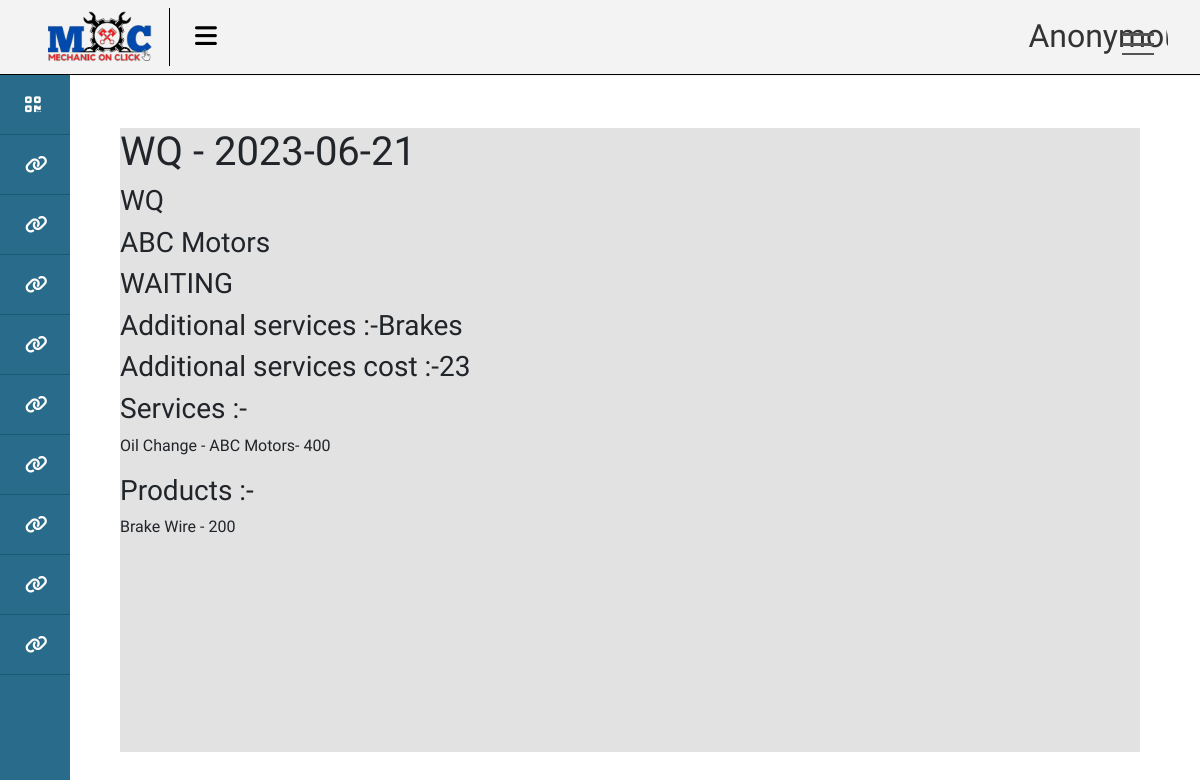
Screenshot of /service/view/30 with the database file from the repository.
### ERP/models.py (models this page shows, shortened)
class Service(models.Model):
    class Progress(models.TextChoices):
        WAITING = 'WAITING' , 'Waiting'
        DOING = 'DOING' , 'Doing'
    vehical = models.ForeignKey(Vehical , on_delete=models.SET_NULL, blank=True , null= True)
    center = models.ForeignKey(Center , on_delete=models.SET_NULL , null=True , blank= True)
    services = models.ManyToManyField(CenterServices)
    products = models.ManyToManyField(CenterProduct)
    progress = models.CharField(max_length=20 , choices=Progress.choices , default= Progress.WAITING)
    date = models.DateTimeField(auto_now_add=True)
    additional_services = models.CharField(max_length=200 ,null=True , blank=True)
    additional_services_cost = models.IntegerField(default=0)
    is_approved = models.BooleanField(default=False)
    def __str__(self) -> str:
        return str(self.vehical.number) + ' - ' + str(self.date.date())

class Vehical(models.Model):
    customer = models.ForeignKey(Customer , on_delete=models.CASCADE)
    number = models.CharField(max_length=20 , unique= True , blank=False , null= False)
    type = models.CharField(max_length=20)
    def __str__(self) -> str:
        return self.number

class CenterServices(models.Model):
    name = models.CharField(max_length=100)
    description = models.CharField(max_length=400, default="Diam dolor diam ipsum sit amet diam et eos erat ipsum")
    price = models.IntegerField(default=500)
    center = models.ForeignKey(Center,on_delete= models.CASCADE)
    tax = models.FloatField(default=5)
    def __str__(self) -> str:
        return str(self.name) + ' - ' + str(self.center) + '- ' + str(self.price)

class CenterProduct(models.Model):
    name = models.CharField(max_length=100)
    description = models.CharField(max_length=400, default="Diam dolor diam ipsum sit amet diam et eos erat ipsum")
    purchase_price = models.IntegerField(default=300)
    price = models.IntegerField(default=500)
    center = models.ForeignKey(Center,on_delete= models.CASCADE)
    serial_number = models.CharField(max_length=50 , unique=True)
    tax = models.FloatField(default=5)
    stock = models.IntegerField(default=0)
    def __str__(self) -> str:
        return str(self.name) + ' - '  + str(self.price)

### Franchise/models.py (models this page shows)
class Center(models.Model):
    name = models.CharField(max_length=100)
    location = models.ForeignKey(Location , null=True , blank= True , on_delete= models.SET_NULL)
    code = models.CharField(max_length=12 , unique=True , null=True , blank= True)
    def __str__(self) -> str:
        return self.name

### ERP/views.py (the view)
# urls.py: path('service/view/<str:pk>', view_service ,name='view_service_page'),
def view_service(request , pk):
    service = Service.objects.get( id = pk)
    context = {
        'service' : service
    }
    return render(request , 'ERP/service/view_service.html' , context)

### templates/ERP/service/view_service.html
{% extends 'ERP/base.html' %}
{% load static %}
{% block content %}
<h1>{{service}}</h1>
<h3>{{service.vehical}}</h3>
<h3>{{service.center}}</h3>
<h3>{{service.progress}}</h3>
<h3>Additional services :-{{service.additional_services}}</h3>
<h3>Additional services cost :-{{service.additional_services_cost}}</h3>
<h3>Services :-</h3>
<ol>
    {% for ser in service.services.all %}
        <li>{{ser}}</li>
    {% endfor %}
</ol>
<h3>Products :-</h3>
<ol>
    {% for pro in service.products.all %}
        <li>{{pro}}</li>
    {% endfor %}
</ol>
{% endblock %}

### static/css/dashboard.css (style rules this page uses)
* { font-family: "Baloo Paaji 2", cursive; margin: 0; padding: 0; box-sizing: border-box; list-style: none; text-decoration: none; }
body { background: #ffffff; }

### rows the page displays
Service: vehical+date "WQ - 2023-06-21", vehical "WQ", center "ABC Motors", progress "WAITING", additional_services "Brakes", additional_services_cost "23"
CenterServices: name+center+price "Oil Change - ABC Motors- 400"
CenterProduct: name+price "Brake Wire - 200"
